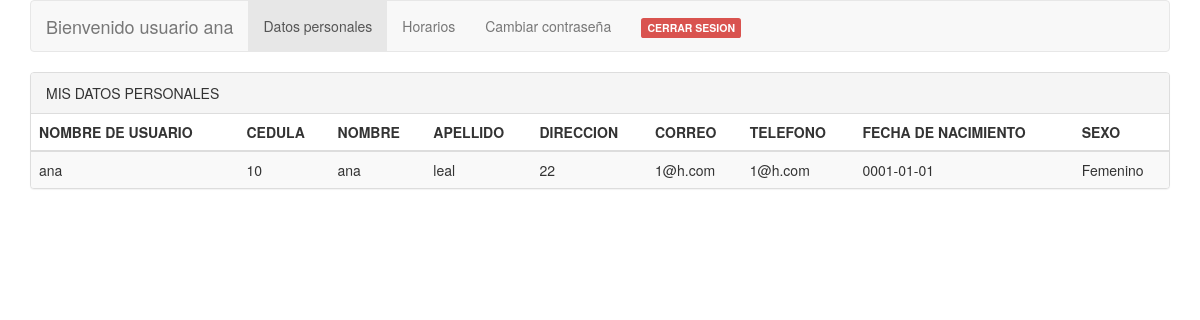
Page /SoftComRD/datospersonales.php (signed in) on the committed database.
### tables this page shows
CREATE TABLE IF NOT EXISTS `datosusuario` (
  `idusuario` varchar(30) NOT NULL,
  `cedula` int(11) NOT NULL,
  `nombre` varchar(30) NOT NULL,
  `apellido` varchar(30) NOT NULL,
  `direccion` varchar(30) NOT NULL,
  `correo` varchar(30) NOT NULL,
  `telefono` varchar(30) NOT NULL,
  `fecha` varchar(30) NOT NULL,
  `sexo` varchar(30) NOT NULL,
  `cita` int(11) NOT NULL,
  PRIMARY KEY (`cedula`)
);

### SoftComRD/datospersonales.php (the view, shortened to what this page needs)
<!DOCTYPE html>
<html lang="en">
<head>
	<link href="css/bootstrap.min.css" rel="stylesheet">
</head>
<body>
   <div class="container">
	<nav class="navbar navbar-default">
		<div class="container-fluid">
			<div class="navbar-header">
				<a href="frmusuario.php" class="navbar-brand">Bienvenido usuario
				<?php
					echo $_SESSION['nombre'];
					?>
				</a>
			</div>
			<div class="collapse navbar-collapse" id="miMenu">
				<ul class="nav navbar-nav">
					<li class="active"><a href="datospersonales.php">Datos personales</a></li>
					<li><a href="horarios.php">Horarios</a></li>
					<li><a onclick="cambiar();" href="#">Cambiar contraseña</a></li>
					<li><a href="php/cerrarsesion.php"><span class="label label-danger">CERRAR SESION </span></a></li>
				</ul>
			</div>
		</div>
	</nav>
</div>
<div class="container">
<div class="panel panel-default">
    <div class="panel-heading">MIS DATOS PERSONALES</div>
	<div class="table-responsive">
		<table class="table table-striped table-hover">
			<thead>
				<tr>
					<th>NOMBRE DE USUARIO</th>
					<th>CEDULA</th>
					<th>NOMBRE</th>
					<th>APELLIDO</th>
					<th>DIRECCION</th>
					<th>CORREO</th>
					<th>TELEFONO</th>
					<th>FECHA DE NACIMIENTO</th>
					<th>SEXO</th>
				</tr>
			</thead>
			<tbody>
				<?php
				     require('php/conexion.php');
					 $user=$_SESSION['nombre'];
				     $result=mysqli_query($conexion,"SELECT * FROM datosusuario where idusuario='$user'");
				     while ($usuarios=mysqli_fetch_array($result)){
					 echo "<tr><td id='id:$user' class='cam_editable'>".$user."</td>";
					 echo "<td id='cedula:$user' class='cam_editable' contenteditable='true'>".$usuarios['cedula']."</td>";
				     echo "<td id='nombre:$user' class='cam_editable' contenteditable='true'>".$usuarios['nombre']."</td>";
					 echo "<td id='apellido:$user' class='cam_editable' contenteditable='true'>".$usuarios['apellido']."</td>";
					 echo "<td id='direccion:$user' class='cam_editable' contenteditable='true'>".$usuarios['direccion']."</td>";
					 echo "<td id='correo:$user' class='cam_editable' contenteditable='true'>".$usuarios['correo']."</td>";
					 echo "<td id='telefono:$user' class='cam_editable' contenteditable='true'>".$usuarios['telefono']."</td>";
					 echo "<td id='fecha:$user' class='cam_editable' contenteditable='true'>".$usuarios['fecha']."</td>";
					 echo "<td id='sexo:$user' class='cam_editable' contenteditable='true'>".$usuarios['sexo']."</td>";
					 echo"</tr>";
					 }
				?>
			</tbody>
		</table>
	</div>
	</div>
	</div>
</body>

### rows in the picture
datosusuario: cedula "10", nombre "ana", apellido "leal", direccion "22", correo "1@h.com", telefono "1@h.com", fecha "0001-01-01", sexo "Femenino"

### other values in the picture
$_SESSION['nombre'] "ana"
